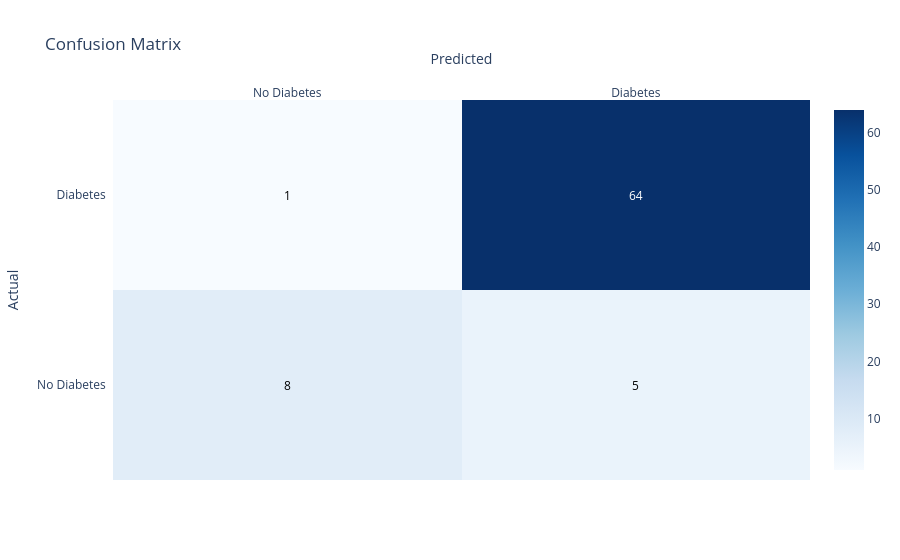

Notebook code for this chart:
### Code cell
cm = confusion_matrix(y_test, rfc_y_pred)

labels = ['No Diabetes', 'Diabetes']

fig = ff.create_annotated_heatmap(
    z=cm,
    x=labels,
    y=labels,
    colorscale='Blues',
    showscale=True
)

fig.update_layout(
    title='Confusion Matrix',
    xaxis_title='Predicted',
    yaxis_title='Actual'
)

fig.show()

### Figure 1 — Plotly figure (JSON) as saved in the notebook; plotly's stock layout.template omitted (floating-point values rounded to 4 significant figures)
{"data": [{"colorscale": [[0, "rgb(247,251,255)"], [0.125, "rgb(222,235,247)"], [0.25, "rgb(198,219,239)"], [0.375, "rgb(158,202,225)"], [0.5, "rgb(107,174,214)"], [0.625, "rgb(66,146,198)"], [0.75, "rgb(33,113,181)"], [0.875, "rgb(8,81,156)"], [1, "rgb(8,48,107)"]], "reversescale": false, "showscale": true, "type": "heatmap", "x": ["No Diabetes", "Diabetes"], "y": ["No Diabetes", "Diabetes"], "z": [[8, 5], [1, 64]]}], "layout": {"annotations": [{"font": {"color": "#000000"}, "showarrow": false, "text": "8", "x": "No Diabetes", "xref": "x", "y": "No Diabetes", "yref": "y"}, {"font": {"color": "#000000"}, "showarrow": false, "text": "5", "x": "Diabetes", "xref": "x", "y": "No Diabetes", "yref": "y"}, {"font": {"color": "#000000"}, "showarrow": false, "text": "1", "x": "No Diabetes", "xref": "x", "y": "Diabetes", "yref": "y"}, {"font": {"color": "#FFFFFF"}, "showarrow": false, "text": "64", "x": "Diabetes", "xref": "x", "y": "Diabetes", "yref": "y"}], "title": {"text": "Confusion Matrix"}, "xaxis": {"dtick": 1, "gridcolor": "rgb(0, 0, 0)", "side": "top", "ticks": "", "title": {"text": "Predicted"}}, "yaxis": {"dtick": 1, "ticks": "", "ticksuffix": "  ", "title": {"text": "Actual"}}}}
